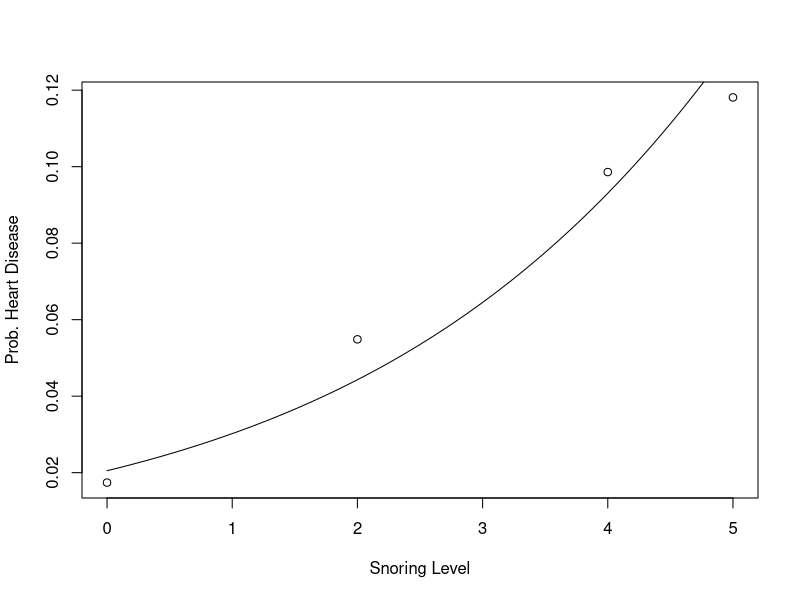

The R script that drew this image:
### Example 4.2:  Snoring & Heart Disease Grouped Data (Logistic Regression)

snoreheart <- read.table("snoreheart.txt", header=TRUE)

snoreheart


### Logistic Regression: Binomial Response

snorefit <- glm(cbind(Disease, NoDisease) ~ Snoring, family=binomial,
                data=snoreheart)

summary(snorefit)


### Plot empirical probabilities of Disease, with model curve:

with(snoreheart, plot(Snoring, Disease/(Disease+NoDisease),
                      xlab="Snoring Level", ylab="Prob. Heart Disease"))

curve(predict(snorefit, data.frame(Snoring=x), type="response"), add=TRUE)
